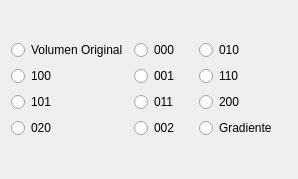
<?xml version="1.0" encoding="UTF-8"?>
<ui version="4.0">
 <class>selectorCoefDHT</class>
 <widget class="QWidget" name="selectorCoefDHT">
  <property name="geometry">
   <rect>
    <x>0</x>
    <y>0</y>
    <width>298</width>
    <height>179</height>
   </rect>
  </property>
  <property name="windowTitle">
   <string>Coeficientes de la Transformada Hermite</string>
  </property>
  <layout class="QGridLayout" name="gridLayout_2">
   <item row="0" column="0">
    <layout class="QGridLayout" name="gridLayout">
     <item row="0" column="0">
      <widget class="QRadioButton" name="rbOriginal">
       <property name="text">
        <string>Volumen Original</string>
       </property>
      </widget>
     </item>
     <item row="0" column="1" colspan="2">
      <widget class="QRadioButton" name="rb000">
       <property name="text">
        <string>000</string>
       </property>
      </widget>
     </item>
     <item row="0" column="3" colspan="3">
      <widget class="QRadioButton" name="rb010">
       <property name="text">
        <string>010</string>
       </property>
      </widget>
     </item>
     <item row="1" column="0">
      <widget class="QRadioButton" name="rb100">
       <property name="text">
        <string>100</string>
       </property>
      </widget>
     </item>
     <item row="1" column="1" colspan="2">
      <widget class="QRadioButton" name="rb001">
       <property name="text">
        <string>001</string>
       </property>
      </widget>
     </item>
     <item row="1" column="3" colspan="3">
      <widget class="QRadioButton" name="rb110">
       <property name="text">
        <string>110</string>
       </property>
      </widget>
     </item>
     <item row="2" column="0">
      <widget class="QRadioButton" name="rb101">
       <property name="text">
        <string>101</string>
       </property>
      </widget>
     </item>
     <item row="3" column="0">
      <widget class="QRadioButton" name="rb020">
       <property name="text">
        <string>020</string>
       </property>
      </widget>
     </item>
     <item row="2" column="1" colspan="2">
      <widget class="QRadioButton" name="rb011">
       <property name="text">
        <string>011</string>
       </property>
      </widget>
     </item>
     <item row="3" column="1" colspan="2">
      <widget class="QRadioButton" name="rb002">
       <property name="text">
        <string>002</string>
       </property>
      </widget>
     </item>
     <item row="2" column="3" colspan="3">
      <widget class="QRadioButton" name="rb200">
       <property name="text">
        <string>200</string>
       </property>
      </widget>
     </item>
     <item row="3" column="3" colspan="3">
      <widget class="QRadioButton" name="rbGradient">
       <property name="text">
        <string>Gradiente</string>
       </property>
      </widget>
     </item>
    </layout>
   </item>
  </layout>
 </widget>
 <resources/>
 <connections/>
</ui>
